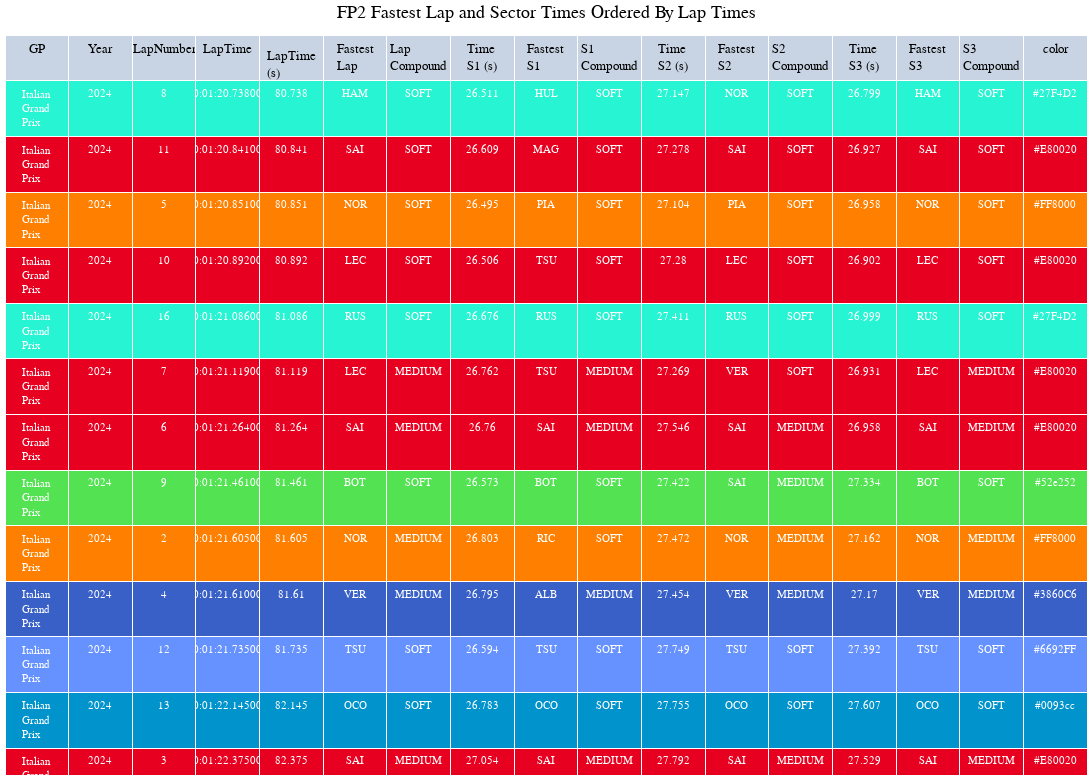

This figure's notebook cell:
### Code cell
import plotly.graph_objects as go
# colors = n_colors('rgb(255, 200, 200)', 'rgb(200, 0, 0)', 9, colortype='rgb')

fig_fp2 = go.Figure(go.Table
 (header={"values": LapTime_fp2_ordered.columns},
  cells=dict(
    values=LapTime_fp2_ordered.T.values,
    fill_color=[LapTime_fp2_ordered.color],
    align='center', font=dict(color='white', size=11)
    ))
 )

# fig_fp2.update_layout(
#     updatemenus=[
#         {
#             "buttons": [
#                 {
#                     "label": c,
#                     "method": "update",
#                     "args": [
#                         {
#                             "cells": {
#                                 "values": LapTime_fp2_ordered.T.values
#                                 if c == "All"
#                                 else LapTime_fp2_ordered.loc[LapTime_fp2_ordered["LapNumber"].eq(c)].T.values
#                             }
#                         }
#                     ],
#                 }
#                 for c in ["All"] + LapTime_fp2_ordered["LapNumber"].unique().tolist()
#             ]
#         }
#     ]
# )
fig_fp2.update_layout(
    title="FP2 Fastest Lap and Sector Times Ordered By Lap Times",
        title_x=0.5,
    yaxis = dict(tickfont = dict(size=15)),
    xaxis = dict(tickfont = dict(size=15)),
    font=dict(
        family="PT Sans Narrow",
        size=13,
        color="Black"
    ),
    height=780,
    width=1200,
    title_font_family="PT Sans Narrow",
    margin=dict(l=5, r=5, t=35, b=5),
)

fig_fp2.show()

### Figure 1 — Plotly figure (JSON) as saved in the notebook; plotly's stock layout.template omitted (floating-point values rounded to 4 significant figures; data arrays with more than 128 entries replaced by an {"elided": "..."} marker saying what was removed)
{"data": [{"cells": {"align": "center", "fill": {"color": [["#27F4D2", "#E80020", "#FF8000", "#E80020", "#27F4D2", "#E80020", "#E80020", "#52e252", "#FF8000", "#3860C6", "#6692FF", "#0093cc", "#E80020", "#27F4D2", "#64C4FF", "#E80020", "#27F4D2", "#27F4D2", "#E80020", "#E80020", "#B6BABD", "#FF8000", "#E80020", "#229971", "#0093cc", "#229971", "#52e252"]]}, "font": {"color": "white", "size": 11}, "values": {"elided": "17x27 mixed values"}}, "header": {"values": ["GP", "Year", "LapNumber", "LapTime", "LapTime (s)", "Fastest Lap", "Lap Compound", "Time S1 (s)", "Fastest S1", "S1 Compound", "Time S2 (s)", "Fastest S2", "S2 Compound", "Time S3 (s)", "Fastest S3", "S3 Compound", "color"]}, "type": "table"}], "layout": {"font": {"color": "Black", "family": "PT Sans Narrow", "size": 13}, "height": 780, "margin": {"b": 5, "l": 5, "r": 5, "t": 35}, "title": {"font": {"family": "PT Sans Narrow"}, "text": "FP2 Fastest Lap and Sector Times Ordered By Lap Times", "x": 0.5}, "width": 1200, "xaxis": {"tickfont": {"size": 15}}, "yaxis": {"tickfont": {"size": 15}}}}
